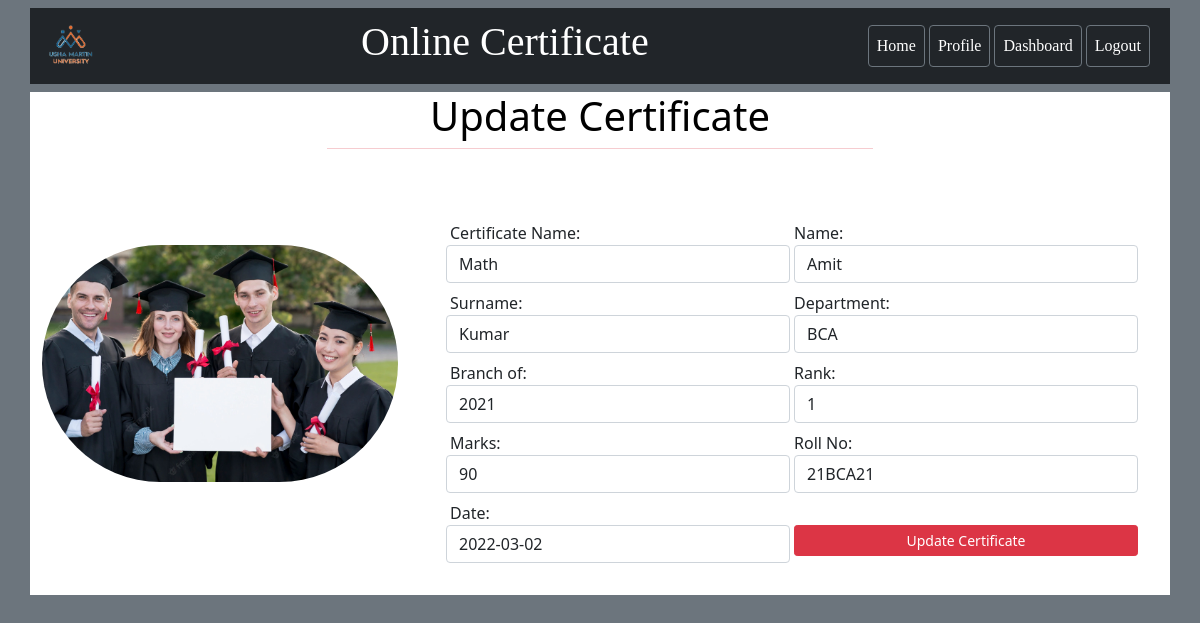
The page /update_certificate/Math/21BCA21 (signed in) on the database its author committed.
### student/models.py (models this page shows)
class certificate_form(models.Model):
    certificate_name=models.CharField(max_length=100)
    std_Fname=models.CharField(max_length=40)
    std_Lname=models.CharField(max_length=40)
    std_department=models.CharField(max_length=100)
    branch_of=models.CharField(max_length=10)
    rank=models.CharField(max_length=10)
    marks=models.CharField(max_length=50)
    std_roll=models.CharField(max_length=8)
    date=models.DateField()
    adminupload=models.FileField(upload_to='studentcertificate_image')
    pdf=models.FileField(upload_to='studentcertificate_PDF')

### student/views.py (the view)
# urls.py: path('update_certificate/<str:certificatename>/<str:rollno>', views.update_certificate,name="update_certificate"),
def update_certificate(request,certificatename,rollno):
    if  request.user.is_authenticated:
        if request.method=="POST":
            d=certificate_form.objects.get(certificate_name=certificatename,std_roll=rollno)
            pi=teacher_crertificate_form(request.POST,instance=d)
            d.delete()
            if pi.is_valid():
                cn=pi.cleaned_data['certificate_name']
                sfn=pi.cleaned_data['std_Fname']
                sln=pi.cleaned_data['std_Lname']
                sd=pi.cleaned_data['std_department']
                bf=pi.cleaned_data['branch_of']
                rk=pi.cleaned_data['rank']
                mk=pi.cleaned_data['marks']
                rn=pi.cleaned_data['std_roll']
                dt=pi.cleaned_data['date']
                new_name=cerificate_crate(cn)
                a=f"media/studentcertificate_image/{new_name}"
                intoPDF(a,rn)
                s=certificate_form(certificate_name=cn,std_Fname=sfn,std_Lname=sln,std_department=sd,branch_of=bf,rank=rk,marks=mk,std_roll=rn,date="2022-03-02",adminupload=f"studentcertificate_image/{cn}.png",pdf=f"studentcertificate_PDF/{rn}.pdf")
                s.save()
                return HttpResponseRedirect('/show_student_detail/')
        else:
            d=certificate_form.objects.get(certificate_name=certificatename,std_roll=rollno)
            pi=teacher_crertificate_form(instance=d)
        return render(request,'student/updatecertificate.html',{'form':pi})
    else:
        return HttpResponseRedirect('/dashboard/')

### student/templates/student/updatecertificate.html (shortened to what this page needs)
{% include 'student/navbar.html' %}
{% load static %}
<!DOCTYPE html>
<html lang="en">
<head>
</head>
<body>
    <div class="container bg-white">
        <div class="container">
            <h3 class="text-black text-center display-6">Update Certificate</h3>
            <hr class="w-50 m-auto bg-danger mb-5">
        </div>
        <div class="row">
            <div class="col-4">
                <img src="{% static 'student/img/certificate side.jpg' %}" class="img-fluid rounded-pill my-5"alt="">
            </div>
            <div class="col-8">
                <div class="container d-grid">
                    <form action="" method="post" novalidate>
                        <div class="form-row my-4">
                            <div class="form-row d-flex flex-nowrap">
                                <div class="form-group col-6 me-1 mb-2">
                                    <label class="ps-1">Certificate Name:</label>{{form.certificate_name}}
                                </div>
                                <div class="form-group col-6">
                                    <label>Name:</label>{{form.std_Fname}}
                                </div>
                            </div>
                            <div class="form-row d-flex flex-nowrap">
                                <div class="form-group col-6 me-1 mb-2">
                                    <label class="ps-1">Surname:</label>{{form.std_Lname}}
                                </div>
                                <div class="form-group col-6">
                                    <label>Department:</label>{{form.std_department}}
                                </div>
                            </div>
                            <div class="form-row d-flex flex-nowrap">
                                <div class="form-group col-6 me-1 mb-2">
                                    <label class="ps-1">Branch of:</label>{{form.branch_of}}
                                </div>
                                <div class="form-group col-6">
                                    <label>Rank:</label>{{form.rank}}
                                </div>
                            </div>
                            <div class="form-row d-flex flex-nowrap">
                                <div class="form-group col-6 me-1 mb-2">
                                    <label class="ps-1">Marks:</label>{{form.marks}}
                                </div>
                                <div class="form-group col-6">
                                    <label>Roll No:</label>{{form.std_roll}}
                                </div>
                            </div>
                            <div class="form-row d-flex flex-nowrap">
                                <div class="form-group col-6 me-1 mb-2">
                                    <label class="ps-1">Date:</label>{{form.date}}
                                </div>
                                <input type="submit" class="btn btn-danger btn-sm col-6 h-25 mt-4" value="Update Certificate">
                            </div>
                        </div>
                    </form>
                </div>
            </div>
        </div>
    </div>
</body>
</html>

### student/static/student/css/style.css (style rules this page uses)
* { padding: 0px; margin: 0px; box-sizing: border-box; }
body { background-color: #6C757D; }

### rows shown on the page
certificate_form: certificate_name "Math", std_Fname "Amit", std_Lname "Kumar", std_department "BCA", branch_of "2021", rank "1", marks "90", std_roll "21BCA21", date "2022-03-02"
